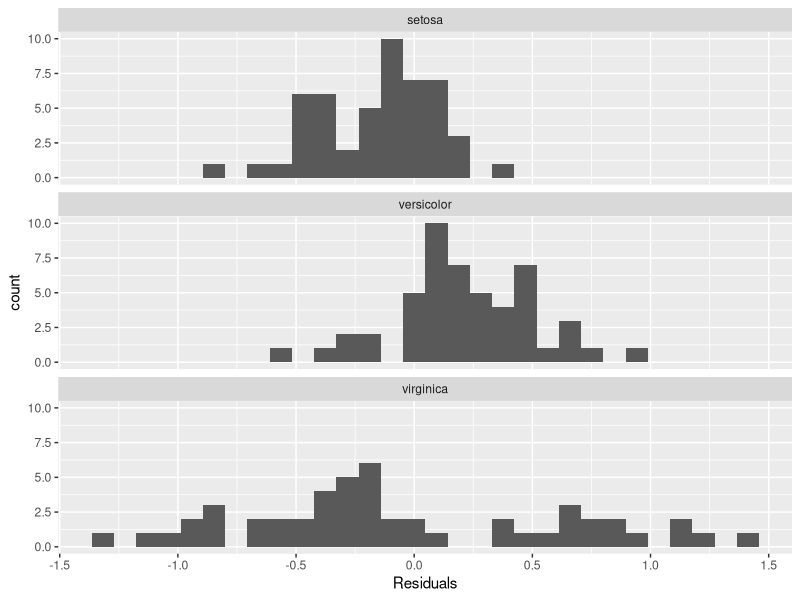

Write R code to recreate this figure.
library(tidyr)
library(dplyr)
library(ggplot2)

# Let's write some of our own functions
# to use in this pipeline
# you can write any operation as a function

get_resid <- function(data, form, model = 'lm') {
  # do a regression model
  lm(data = data,
     formula = form) %>% 
  resid() %>% 
  as.numeric
}

# visualize distribution of residuals
# by species
# we can see that virginica looks 
# mis-modeled by petal width
# maybe the species shouldn't be pooled together
iris %>% 
  # get residuals from a linear regression model
  mutate(
    Residuals = get_resid(
      data = .,
      form = Petal.Length ~ Petal.Width
      )
  ) %>% 
  # plot the residuals in a histogram
  ggplot(
    aes(x = Residuals)
  ) + 
  geom_histogram() +
  # create small multiples by species
  facet_wrap(~Species, ncol = 1)




